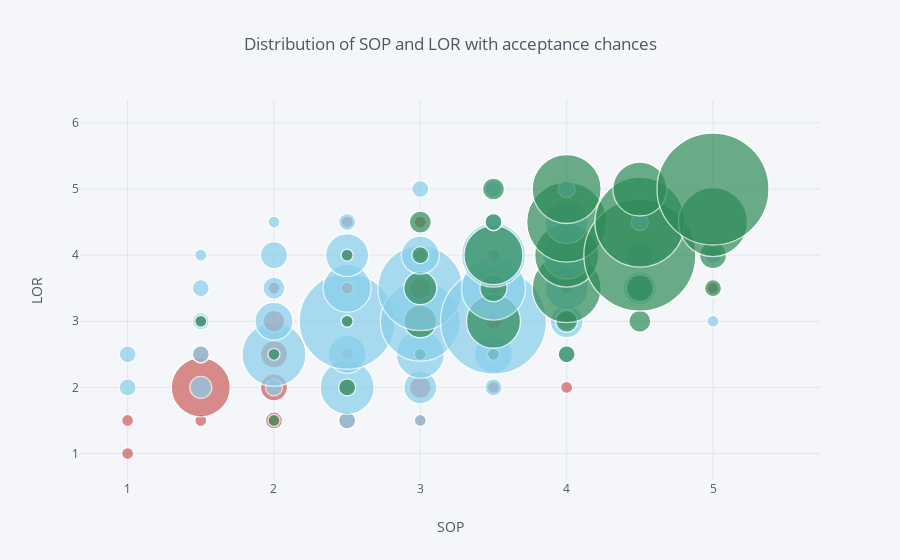

Notebook code cell kept with this figure:
### Markdown cell above
# How does your SOP and LOR affect your chances of getting accepted?

### Code cell
color_dict={'good':'seagreen','medium':'skyblue','bad':'indianred'}
df_grouped=df.groupby(['SOP','LOR ','Admit Chance']).size().reset_index(name='counts')
#df_grouped.head()
df_grouped.iplot(kind='bubble',x='SOP',y='LOR ',xTitle='SOP',yTitle='LOR',title='Distribution of SOP and LOR with acceptance chances',
                 size='counts',text='Admit Chance',colors=df_grouped['Admit Chance'].map(color_dict).tolist())

### Figure 1 — Plotly figure (JSON) as saved in the notebook; plotly's stock layout.template omitted (floating-point values rounded to 4 significant figures)
{"data": [{"marker": {"color": ["indianred", "indianred", "skyblue", "skyblue", "indianred", "indianred", "skyblue", "indianred", "skyblue", "indianred", "skyblue", "seagreen", "skyblue", "skyblue", "indianred", "seagreen", "indianred", "skyblue", "indianred", "skyblue", "seagreen", "indianred", "skyblue", "indianred", "skyblue", "skyblue", "skyblue", "indianred", "skyblue", "indianred", "skyblue", "seagreen", "indianred", "skyblue", "indianred", "skyblue", "seagreen", "indianred", "skyblue", "indianred", "skyblue", "seagreen", "indianred", "skyblue", "indianred", "skyblue", "indianred", "skyblue", "skyblue", "seagreen", "indianred", "skyblue", "seagreen", "indianred", "skyblue", "seagreen", "indianred", "skyblue", "seagreen", "indianred", "seagreen", "skyblue", "indianred", "skyblue", "indianred", "skyblue", "seagreen", "indianred", "skyblue", "seagreen", "indianred", "skyblue", "seagreen", "indianred", "skyblue", "seagreen", "skyblue", "seagreen", "skyblue", "seagreen", "indianred", "skyblue", "seagreen", "indianred", "skyblue", "seagreen", "indianred", "skyblue", "seagreen", "skyblue", "seagreen", "skyblue", "seagreen", "skyblue", "seagreen", "seagreen", "skyblue", "seagreen", "skyblue", "seagreen", "skyblue", "seagreen", "seagreen", "skyblue", "indianred", "seagreen", "skyblue", "seagreen", "seagreen", "seagreen"], "line": {"width": 1.3}, "size": [12, 12, 17, 17, 12, 59, 22, 17, 17, 12, 17, 12, 17, 12, 17, 12, 27, 17, 27, 64, 12, 22, 38, 12, 22, 27, 12, 17, 17, 17, 54, 17, 12, 38, 12, 96, 12, 12, 48, 12, 43, 12, 12, 17, 12, 12, 22, 33, 48, 12, 27, 80, 33, 22, 85, 33, 12, 38, 17, 12, 22, 17, 12, 17, 12, 38, 12, 17, 106, 54, 12, 64, 27, 12, 64, 59, 17, 17, 17, 22, 12, 17, 17, 17, 33, 22, 12, 43, 69, 48, 64, 43, 80, 17, 69, 22, 33, 27, 27, 112, 17, 90, 54, 12, 12, 17, 17, 27, 69, 112], "symbol": "circle"}, "mode": "markers", "text": ["bad", "bad", "medium", "medium", "bad", "bad", "medium", "bad", "medium", "bad", "medium", "good", "medium", "medium", "bad", "good", "bad", "medium", "bad", "medium", "good", "bad", "medium", "bad", "medium", "medium", "medium", "bad", "medium", "bad", "medium", "good", "bad", "medium", "bad", "medium", "good", "bad", "medium", "bad", "medium", "good", "bad", "medium", "bad", "medium", "bad", "medium", "medium", "good", "bad", "medium", "good", "bad", "medium", "good", "bad", "medium", "good", "bad", "good", "medium", "bad", "medium", "bad", "medium", "good", "bad", "medium", "good", "bad", "medium", "good", "bad", "medium", "good", "medium", "good", "medium", "good", "bad", "medium", "good", "bad", "medium", "good", "bad", "medium", "good", "medium", "good", "medium", "good", "medium", "good", "good", "medium", "good", "medium", "good", "medium", "good", "good", "medium", "bad", "good", "medium", "good", "good", "good"], "type": "scatter", "uid": "a835a2cd-9112-4fd5-b82d-e58f8ba2e6ba", "x": [1, 1, 1, 1, 1.5, 1.5, 1.5, 1.5, 1.5, 1.5, 1.5, 1.5, 1.5, 1.5, 2, 2, 2, 2, 2, 2, 2, 2, 2, 2, 2, 2, 2, 2.5, 2.5, 2.5, 2.5, 2.5, 2.5, 2.5, 2.5, 2.5, 2.5, 2.5, 2.5, 2.5, 2.5, 2.5, 2.5, 2.5, 3, 3, 3, 3, 3, 3, 3, 3, 3, 3, 3, 3, 3, 3, 3, 3, 3, 3, 3.5, 3.5, 3.5, 3.5, 3.5, 3.5, 3.5, 3.5, 3.5, 3.5, 3.5, 3.5, 3.5, 3.5, 3.5, 3.5, 3.5, 3.5, 4, 4, 4, 4, 4, 4, 4, 4, 4, 4, 4, 4, 4, 4, 4, 4.5, 4.5, 4.5, 4.5, 4.5, 4.5, 4.5, 4.5, 5, 5, 5, 5, 5, 5, 5], "y": [1, 1.5, 2, 2.5, 1.5, 2, 2, 2.5, 2.5, 3, 3, 3, 3.5, 4, 1.5, 1.5, 2, 2, 2.5, 2.5, 2.5, 3, 3, 3.5, 3.5, 4, 4.5, 1.5, 1.5, 2, 2, 2, 2.5, 2.5, 3, 3, 3, 3.5, 3.5, 4, 4, 4, 4.5, 4.5, 1.5, 1.5, 2, 2, 2.5, 2.5, 3, 3, 3, 3.5, 3.5, 3.5, 4, 4, 4, 4.5, 4.5, 5, 2, 2, 2.5, 2.5, 2.5, 3, 3, 3, 3.5, 3.5, 3.5, 4, 4, 4, 4.5, 4.5, 5, 5, 2, 2.5, 2.5, 3, 3, 3, 3.5, 3.5, 3.5, 4, 4, 4.5, 4.5, 5, 5, 3, 3.5, 3.5, 4, 4, 4.5, 4.5, 5, 3, 3.5, 3.5, 4, 4, 4.5, 5]}], "layout": {"legend": {"bgcolor": "#F5F6F9", "font": {"color": "#4D5663"}}, "paper_bgcolor": "#F5F6F9", "plot_bgcolor": "#F5F6F9", "title": {"font": {"color": "#4D5663"}, "text": "Distribution of SOP and LOR with acceptance chances"}, "xaxis": {"gridcolor": "#E1E5ED", "showgrid": true, "tickfont": {"color": "#4D5663"}, "title": {"font": {"color": "#4D5663"}, "text": "SOP"}, "zerolinecolor": "#E1E5ED"}, "yaxis": {"gridcolor": "#E1E5ED", "showgrid": true, "tickfont": {"color": "#4D5663"}, "title": {"font": {"color": "#4D5663"}, "text": "LOR"}, "zerolinecolor": "#E1E5ED"}}}
